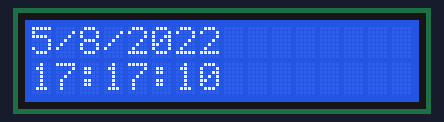
A sketch run on a simulated Arduino Uno, built with avr-gcc and run on an emulated ATmega328P. On the bench: 16×2 character LCD. The local clock reads 2024-03-15 10:24:30 at power-on unless the sketch sets it.

Above: at 0.1 s.
At 4.2 s:
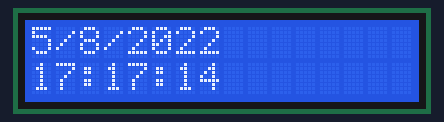
At 9.3 s:
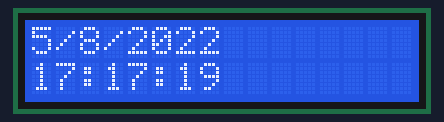
At 19.5 s:
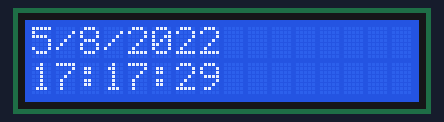
At 28.7 s:
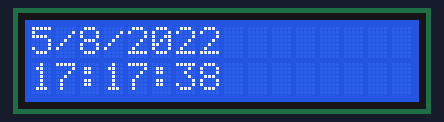
At 39.0 s:
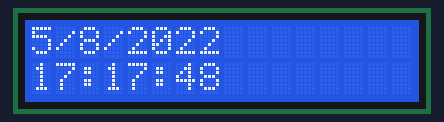

The sketch:

RTC-dijital-saat.ino
```cpp
#include <virtuabotixRTC.h>
#include <Wire.h>
#include <LiquidCrystal_I2C.h>
LiquidCrystal_I2C lcd(0x27,16,2);

int CLK_PIN = 6;
int DATA_PIN = 7;
int RST_PIN = 8;

virtuabotixRTC RTC(CLK_PIN, DATA_PIN, RST_PIN);

void setup() {

  lcd.init();
  lcd.backlight();

  Serial.begin(9600);
  RTC.setDS1302Time(10,17,17,5,5,8,2022);
}

void loop() {

  RTC.updateTime();
/*
  Serial.print("Tarih / Saat: ");
  Serial.print(RTC.dayofmonth);
  Serial.print("/");
  Serial.print(RTC.month);
  Serial.print("/");
  Serial.print(RTC.year);
  Serial.print(" ");
  Serial.print(RTC.hours);
  Serial.print(":");
  Serial.print(RTC.minutes);
  Serial.print(":");
  Serial.println(RTC.seconds);
*/

  lcd.clear();
  lcd.setCursor(0,0);
  lcd.print(RTC.dayofmonth);
  lcd.print("/");
  lcd.print(RTC.month);
  lcd.print("/");
  lcd.print(RTC.year);

  lcd.setCursor(0,1);

  lcd.print(RTC.hours);
  lcd.print(":");
  lcd.print(RTC.minutes);
  lcd.print(":");
  lcd.print(RTC.seconds);

  delay(1000);
}
```

Measured:
- what the display in image 1 shows lasts 1.0 s, from 4.2 s to 5.2 s
